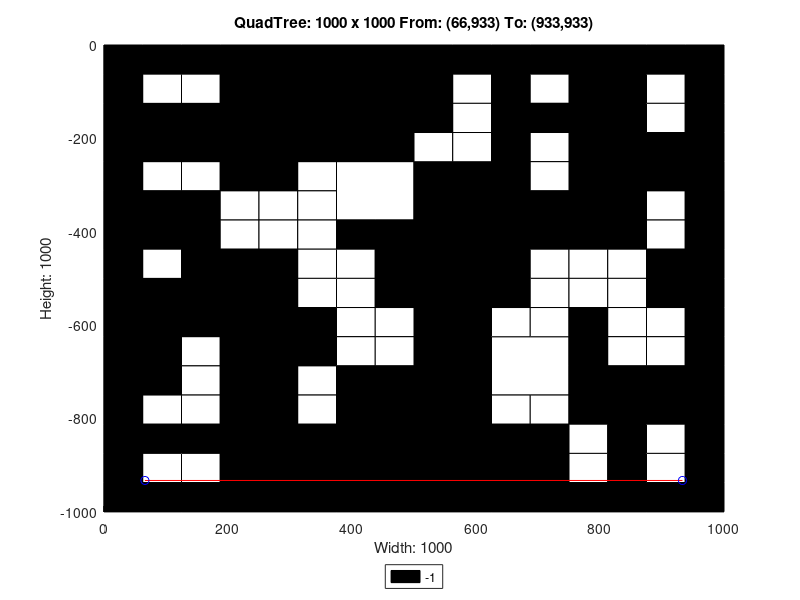

MATLAB code for this plot:
axis([0 1000 -1000 0]);
title('QuadTree: 1000 x 1000 From: (66,933) To: (933,933)');
xlabel('Width: 1000');
ylabel('Height: 1000');
rectangle('Position',[250 -250 250 250], 'FaceColor',[0 0 0]);
rectangle('Position',[0 -250 125 125], 'FaceColor',[0 0 0]);
rectangle('Position',[125 -250 125 125], 'FaceColor',[0 0 0]);
rectangle('Position',[375 -375 125 125], 'FaceColor',[1 1 1]);
rectangle('Position',[750 -125 125 125], 'FaceColor',[0 0 0]);
rectangle('Position',[750 -250 125 125], 'FaceColor',[0 0 0]);
rectangle('Position',[500 -375 125 125], 'FaceColor',[0 0 0]);
rectangle('Position',[500 -500 125 125], 'FaceColor',[0 0 0]);
rectangle('Position',[750 -375 125 125], 'FaceColor',[0 0 0]);
rectangle('Position',[0 -625 125 125], 'FaceColor',[0 0 0]);
rectangle('Position',[125 -625 125 125], 'FaceColor',[0 0 0]);
rectangle('Position',[0 -750 125 125], 'FaceColor',[0 0 0]);
rectangle('Position',[375 -875 125 125], 'FaceColor',[0 0 0]);
rectangle('Position',[250 -1000 125 125], 'FaceColor',[0 0 0]);
rectangle('Position',[375 -1000 125 125], 'FaceColor',[0 0 0]);
rectangle('Position',[500 -625 125 125], 'FaceColor',[0 0 0]);
rectangle('Position',[500 -750 125 125], 'FaceColor',[0 0 0]);
rectangle('Position',[625 -750 125 125], 'FaceColor',[1 1 1]);
rectangle('Position',[500 -875 125 125], 'FaceColor',[0 0 0]);
rectangle('Position',[500 -1000 125 125], 'FaceColor',[0 0 0]);
rectangle('Position',[625 -1000 125 125], 'FaceColor',[0 0 0]);
rectangle('Position',[0 -62.5 62.5 62.5], 'FaceColor',[0 0 0]);
rectangle('Position',[62.5 -62.5 62.5 62.5], 'FaceColor',[0 0 0]);
rectangle('Position',[0 -125 62.5 62.5], 'FaceColor',[0 0 0]);
rectangle('Position',[62.5 -125 62.5 62.5], 'FaceColor',[1 1 1]);
rectangle('Position',[125 -62.5 62.5 62.5], 'FaceColor',[0 0 0]);
rectangle('Position',[187.5 -62.5 62.5 62.5], 'FaceColor',[0 0 0]);
rectangle('Position',[125 -125 62.5 62.5], 'FaceColor',[1 1 1]);
rectangle('Position',[187.5 -125 62.5 62.5], 'FaceColor',[0 0 0]);
rectangle('Position',[0 -312.5 62.5 62.5], 'FaceColor',[0 0 0]);
rectangle('Position',[62.5 -312.5 62.5 62.5], 'FaceColor',[1 1 1]);
rectangle('Position',[0 -375 62.5 62.5], 'FaceColor',[0 0 0]);
rectangle('Position',[62.5 -375 62.5 62.5], 'FaceColor',[0 0 0]);
rectangle('Position',[125 -312.5 62.5 62.5], 'FaceColor',[1 1 1]);
rectangle('Position',[187.5 -312.5 62.5 62.5], 'FaceColor',[0 0 0]);
rectangle('Position',[125 -375 62.5 62.5], 'FaceColor',[0 0 0]);
rectangle('Position',[187.5 -375 62.5 62.5], 'FaceColor',[1 1 1]);
rectangle('Position',[0 -437.5 62.5 62.5], 'FaceColor',[0 0 0]);
rectangle('Position',[62.5 -437.5 62.5 62.5], 'FaceColor',[0 0 0]);
rectangle('Position',[0 -500 62.5 62.5], 'FaceColor',[0 0 0]);
rectangle('Position',[62.5 -500 62.5 62.5], 'FaceColor',[1 1 1]);
rectangle('Position',[125 -437.5 62.5 62.5], 'FaceColor',[0 0 0]);
rectangle('Position',[187.5 -437.5 62.5 62.5], 'FaceColor',[1 1 1]);
rectangle('Position',[125 -500 62.5 62.5], 'FaceColor',[0 0 0]);
rectangle('Position',[187.5 -500 62.5 62.5], 'FaceColor',[0 0 0]);
rectangle('Position',[250 -312.5 62.5 62.5], 'FaceColor',[0 0 0]);
rectangle('Position',[312.5 -312.5 62.5 62.5], 'FaceColor',[1 1 1]);
rectangle('Position',[250 -375 62.5 62.5], 'FaceColor',[1 1 1]);
rectangle('Position',[312.5 -375 62.5 62.5], 'FaceColor',[1 1 1]);
rectangle('Position',[250 -437.5 62.5 62.5], 'FaceColor',[1 1 1]);
rectangle('Position',[312.5 -437.5 62.5 62.5], 'FaceColor',[1 1 1]);
rectangle('Position',[250 -500 62.5 62.5], 'FaceColor',[0 0 0]);
rectangle('Position',[312.5 -500 62.5 62.5], 'FaceColor',[1 1 1]);
rectangle('Position',[375 -437.5 62.5 62.5], 'FaceColor',[0 0 0]);
rectangle('Position',[437.5 -437.5 62.5 62.5], 'FaceColor',[0 0 0]);
rectangle('Position',[375 -500 62.5 62.5], 'FaceColor',[1 1 1]);
rectangle('Position',[437.5 -500 62.5 62.5], 'FaceColor',[0 0 0]);
rectangle('Position',[500 -62.5 62.5 62.5], 'FaceColor',[0 0 0]);
rectangle('Position',[562.5 -62.5 62.5 62.5], 'FaceColor',[0 0 0]);
rectangle('Position',[500 -125 62.5 62.5], 'FaceColor',[0 0 0]);
rectangle('Position',[562.5 -125 62.5 62.5], 'FaceColor',[1 1 1]);
rectangle('Position',[625 -62.5 62.5 62.5], 'FaceColor',[0 0 0]);
rectangle('Position',[687.5 -62.5 62.5 62.5], 'FaceColor',[0 0 0]);
rectangle('Position',[625 -125 62.5 62.5], 'FaceColor',[0 0 0]);
rectangle('Position',[687.5 -125 62.5 62.5], 'FaceColor',[1 1 1]);
rectangle('Position',[500 -187.5 62.5 62.5], 'FaceColor',[0 0 0]);
rectangle('Position',[562.5 -187.5 62.5 62.5], 'FaceColor',[1 1 1]);
rectangle('Position',[500 -250 62.5 62.5], 'FaceColor',[1 1 1]);
rectangle('Position',[562.5 -250 62.5 62.5], 'FaceColor',[1 1 1]);
rectangle('Position',[625 -187.5 62.5 62.5], 'FaceColor',[0 0 0]);
rectangle('Position',[687.5 -187.5 62.5 62.5], 'FaceColor',[0 0 0]);
rectangle('Position',[625 -250 62.5 62.5], 'FaceColor',[0 0 0]);
rectangle('Position',[687.5 -250 62.5 62.5], 'FaceColor',[1 1 1]);
rectangle('Position',[875 -62.5 62.5 62.5], 'FaceColor',[0 0 0]);
rectangle('Position',[937.5 -62.5 62.5 62.5], 'FaceColor',[0 0 0]);
rectangle('Position',[875 -125 62.5 62.5], 'FaceColor',[1 1 1]);
rectangle('Position',[937.5 -125 62.5 62.5], 'FaceColor',[0 0 0]);
rectangle('Position',[875 -187.5 62.5 62.5], 'FaceColor',[1 1 1]);
rectangle('Position',[937.5 -187.5 62.5 62.5], 'FaceColor',[0 0 0]);
rectangle('Position',[875 -250 62.5 62.5], 'FaceColor',[0 0 0]);
rectangle('Position',[937.5 -250 62.5 62.5], 'FaceColor',[0 0 0]);
rectangle('Position',[625 -312.5 62.5 62.5], 'FaceColor',[0 0 0]);
rectangle('Position',[687.5 -312.5 62.5 62.5], 'FaceColor',[1 1 1]);
rectangle('Position',[625 -375 62.5 62.5], 'FaceColor',[0 0 0]);
rectangle('Position',[687.5 -375 62.5 62.5], 'FaceColor',[0 0 0]);
rectangle('Position',[625 -437.5 62.5 62.5], 'FaceColor',[0 0 0]);
rectangle('Position',[687.5 -437.5 62.5 62.5], 'FaceColor',[0 0 0]);
rectangle('Position',[625 -500 62.5 62.5], 'FaceColor',[0 0 0]);
rectangle('Position',[687.5 -500 62.5 62.5], 'FaceColor',[1 1 1]);
rectangle('Position',[875 -312.5 62.5 62.5], 'FaceColor',[0 0 0]);
rectangle('Position',[937.5 -312.5 62.5 62.5], 'FaceColor',[0 0 0]);
rectangle('Position',[875 -375 62.5 62.5], 'FaceColor',[1 1 1]);
rectangle('Position',[937.5 -375 62.5 62.5], 'FaceColor',[0 0 0]);
rectangle('Position',[750 -437.5 62.5 62.5], 'FaceColor',[0 0 0]);
rectangle('Position',[812.5 -437.5 62.5 62.5], 'FaceColor',[0 0 0]);
rectangle('Position',[750 -500 62.5 62.5], 'FaceColor',[1 1 1]);
rectangle('Position',[812.5 -500 62.5 62.5], 'FaceColor',[1 1 1]);
rectangle('Position',[875 -437.5 62.5 62.5], 'FaceColor',[1 1 1]);
rectangle('Position',[937.5 -437.5 62.5 62.5], 'FaceColor',[0 0 0]);
rectangle('Position',[875 -500 62.5 62.5], 'FaceColor',[0 0 0]);
rectangle('Position',[937.5 -500 62.5 62.5], 'FaceColor',[0 0 0]);
rectangle('Position',[125 -687.5 62.5 62.5], 'FaceColor',[1 1 1]);
rectangle('Position',[187.5 -687.5 62.5 62.5], 'FaceColor',[0 0 0]);
rectangle('Position',[125 -750 62.5 62.5], 'FaceColor',[1 1 1]);
rectangle('Position',[187.5 -750 62.5 62.5], 'FaceColor',[0 0 0]);
rectangle('Position',[250 -562.5 62.5 62.5], 'FaceColor',[0 0 0]);
rectangle('Position',[312.5 -562.5 62.5 62.5], 'FaceColor',[1 1 1]);
rectangle('Position',[250 -625 62.5 62.5], 'FaceColor',[0 0 0]);
rectangle('Position',[312.5 -625 62.5 62.5], 'FaceColor',[0 0 0]);
rectangle('Position',[375 -562.5 62.5 62.5], 'FaceColor',[1 1 1]);
rectangle('Position',[437.5 -562.5 62.5 62.5], 'FaceColor',[0 0 0]);
rectangle('Position',[375 -625 62.5 62.5], 'FaceColor',[1 1 1]);
rectangle('Position',[437.5 -625 62.5 62.5], 'FaceColor',[1 1 1]);
rectangle('Position',[250 -687.5 62.5 62.5], 'FaceColor',[0 0 0]);
rectangle('Position',[312.5 -687.5 62.5 62.5], 'FaceColor',[0 0 0]);
rectangle('Position',[250 -750 62.5 62.5], 'FaceColor',[0 0 0]);
rectangle('Position',[312.5 -750 62.5 62.5], 'FaceColor',[1 1 1]);
rectangle('Position',[375 -687.5 62.5 62.5], 'FaceColor',[1 1 1]);
rectangle('Position',[437.5 -687.5 62.5 62.5], 'FaceColor',[1 1 1]);
rectangle('Position',[375 -750 62.5 62.5], 'FaceColor',[0 0 0]);
rectangle('Position',[437.5 -750 62.5 62.5], 'FaceColor',[0 0 0]);
rectangle('Position',[0 -812.5 62.5 62.5], 'FaceColor',[0 0 0]);
rectangle('Position',[62.5 -812.5 62.5 62.5], 'FaceColor',[1 1 1]);
rectangle('Position',[0 -875 62.5 62.5], 'FaceColor',[0 0 0]);
rectangle('Position',[62.5 -875 62.5 62.5], 'FaceColor',[0 0 0]);
rectangle('Position',[125 -812.5 62.5 62.5], 'FaceColor',[1 1 1]);
rectangle('Position',[187.5 -812.5 62.5 62.5], 'FaceColor',[0 0 0]);
rectangle('Position',[125 -875 62.5 62.5], 'FaceColor',[0 0 0]);
rectangle('Position',[187.5 -875 62.5 62.5], 'FaceColor',[0 0 0]);
rectangle('Position',[0 -937.5 62.5 62.5], 'FaceColor',[0 0 0]);
rectangle('Position',[62.5 -937.5 62.5 62.5], 'FaceColor',[1 1 1]);
rectangle('Position',[0 -1000 62.5 62.5], 'FaceColor',[0 0 0]);
rectangle('Position',[62.5 -1000 62.5 62.5], 'FaceColor',[0 0 0]);
rectangle('Position',[125 -937.5 62.5 62.5], 'FaceColor',[1 1 1]);
rectangle('Position',[187.5 -937.5 62.5 62.5], 'FaceColor',[0 0 0]);
rectangle('Position',[125 -1000 62.5 62.5], 'FaceColor',[0 0 0]);
rectangle('Position',[187.5 -1000 62.5 62.5], 'FaceColor',[0 0 0]);
rectangle('Position',[250 -812.5 62.5 62.5], 'FaceColor',[0 0 0]);
rectangle('Position',[312.5 -812.5 62.5 62.5], 'FaceColor',[1 1 1]);
rectangle('Position',[250 -875 62.5 62.5], 'FaceColor',[0 0 0]);
rectangle('Position',[312.5 -875 62.5 62.5], 'FaceColor',[0 0 0]);
rectangle('Position',[625 -562.5 62.5 62.5], 'FaceColor',[0 0 0]);
rectangle('Position',[687.5 -562.5 62.5 62.5], 'FaceColor',[1 1 1]);
rectangle('Position',[625 -625 62.5 62.5], 'FaceColor',[1 1 1]);
rectangle('Position',[687.5 -625 62.5 62.5], 'FaceColor',[1 1 1]);
rectangle('Position',[750 -562.5 62.5 62.5], 'FaceColor',[1 1 1]);
rectangle('Position',[812.5 -562.5 62.5 62.5], 'FaceColor',[1 1 1]);
rectangle('Position',[750 -625 62.5 62.5], 'FaceColor',[0 0 0]);
rectangle('Position',[812.5 -625 62.5 62.5], 'FaceColor',[1 1 1]);
rectangle('Position',[875 -562.5 62.5 62.5], 'FaceColor',[0 0 0]);
rectangle('Position',[937.5 -562.5 62.5 62.5], 'FaceColor',[0 0 0]);
rectangle('Position',[875 -625 62.5 62.5], 'FaceColor',[1 1 1]);
rectangle('Position',[937.5 -625 62.5 62.5], 'FaceColor',[0 0 0]);
rectangle('Position',[750 -687.5 62.5 62.5], 'FaceColor',[0 0 0]);
rectangle('Position',[812.5 -687.5 62.5 62.5], 'FaceColor',[1 1 1]);
rectangle('Position',[750 -750 62.5 62.5], 'FaceColor',[0 0 0]);
rectangle('Position',[812.5 -750 62.5 62.5], 'FaceColor',[0 0 0]);
rectangle('Position',[875 -687.5 62.5 62.5], 'FaceColor',[1 1 1]);
rectangle('Position',[937.5 -687.5 62.5 62.5], 'FaceColor',[0 0 0]);
rectangle('Position',[875 -750 62.5 62.5], 'FaceColor',[0 0 0]);
rectangle('Position',[937.5 -750 62.5 62.5], 'FaceColor',[0 0 0]);
rectangle('Position',[625 -812.5 62.5 62.5], 'FaceColor',[1 1 1]);
rectangle('Position',[687.5 -812.5 62.5 62.5], 'FaceColor',[1 1 1]);
rectangle('Position',[625 -875 62.5 62.5], 'FaceColor',[0 0 0]);
rectangle('Position',[687.5 -875 62.5 62.5], 'FaceColor',[0 0 0]);
rectangle('Position',[750 -812.5 62.5 62.5], 'FaceColor',[0 0 0]);
rectangle('Position',[812.5 -812.5 62.5 62.5], 'FaceColor',[0 0 0]);
rectangle('Position',[750 -875 62.5 62.5], 'FaceColor',[1 1 1]);
rectangle('Position',[812.5 -875 62.5 62.5], 'FaceColor',[0 0 0]);
rectangle('Position',[875 -812.5 62.5 62.5], 'FaceColor',[0 0 0]);
rectangle('Position',[937.5 -812.5 62.5 62.5], 'FaceColor',[0 0 0]);
rectangle('Position',[875 -875 62.5 62.5], 'FaceColor',[1 1 1]);
rectangle('Position',[937.5 -875 62.5 62.5], 'FaceColor',[0 0 0]);
rectangle('Position',[750 -937.5 62.5 62.5], 'FaceColor',[1 1 1]);
rectangle('Position',[812.5 -937.5 62.5 62.5], 'FaceColor',[0 0 0]);
rectangle('Position',[750 -1000 62.5 62.5], 'FaceColor',[0 0 0]);
rectangle('Position',[812.5 -1000 62.5 62.5], 'FaceColor',[0 0 0]);
rectangle('Position',[875 -937.5 62.5 62.5], 'FaceColor',[1 1 1]);
rectangle('Position',[937.5 -937.5 62.5 62.5], 'FaceColor',[0 0 0]);
rectangle('Position',[875 -1000 62.5 62.5], 'FaceColor',[0 0 0]);
rectangle('Position',[937.5 -1000 62.5 62.5], 'FaceColor',[0 0 0]);
X=[933,66];
Y=[-933,-933];
hold on;
plot(X,Y,'r');
plot(X,Y,'bo');
legend('-1','Location','southoutside');
